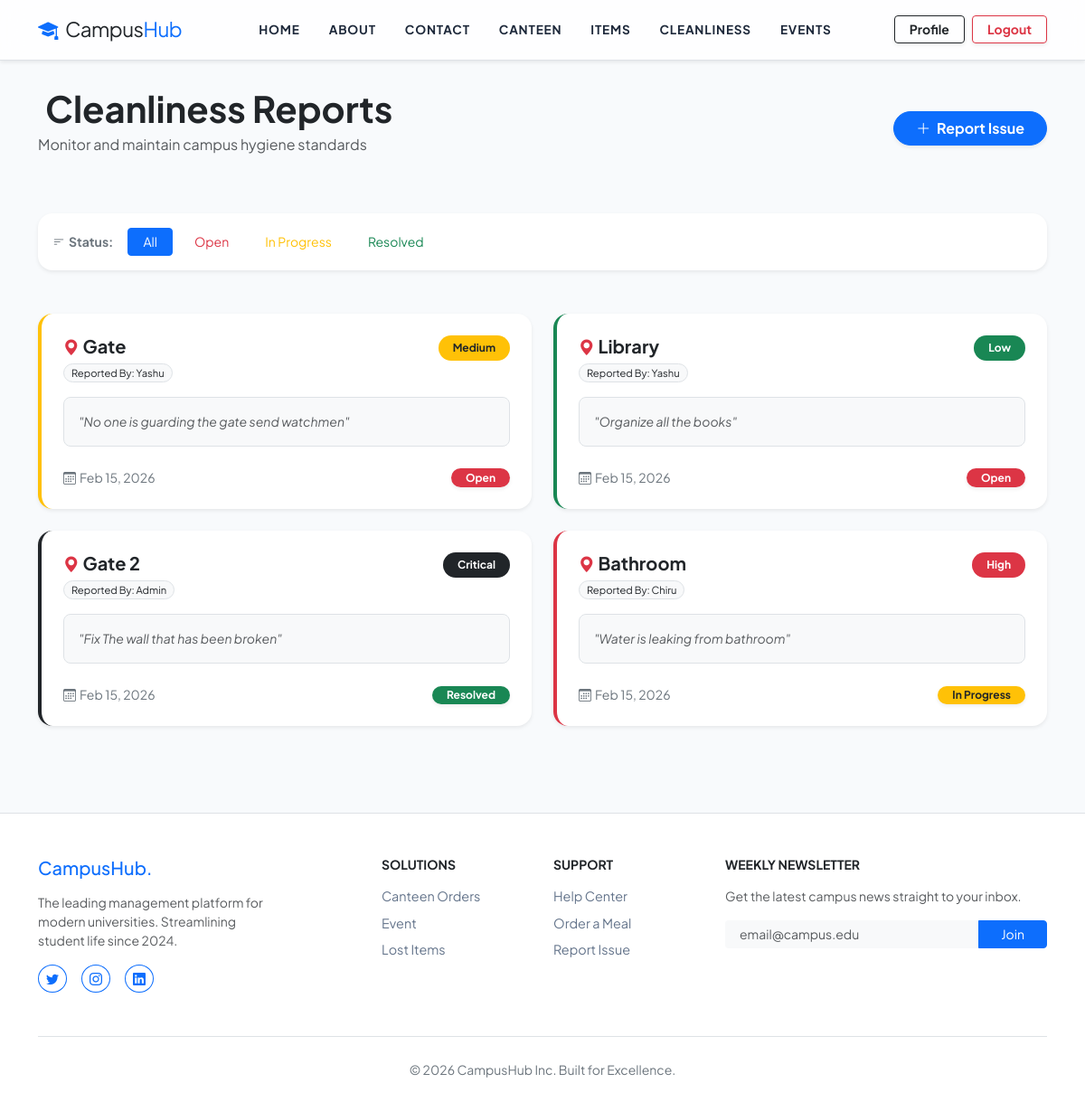
The app's page /cleanliness/ (signed in) with its own data.
### cleanliness/models.py (models this page shows, shortened)
class CleanlinessReport(models.Model):
    SEVERITY_CHOICES = [
        ('low', 'Low'),
        ('medium', 'Medium'),
        ('high', 'High'),
        ('critical', 'Critical'),
    ]
    STATUS_CHOICES = [
        ('open', 'Open'),
        ('in_progress', 'In Progress'),
        ('resolved', 'Resolved'),
    ]
    reported_by = models.ForeignKey(User, on_delete=models.CASCADE)
    location = models.CharField(max_length=200)
    issue_description = models.TextField()
    severity = models.CharField(max_length=20, choices=SEVERITY_CHOICES)
    status = models.CharField(max_length=20, choices=STATUS_CHOICES, default='open')
    image = models.ImageField(upload_to='cleanliness_reports/', null=True, blank=True)
    report_date = models.DateTimeField(auto_now_add=True)
    resolved_date = models.DateTimeField(null=True, blank=True)
    assigned_to = models.ForeignKey(User, on_delete=models.SET_NULL, null=True, blank=True, related_name='assigned_reports')
    feedback = models.TextField(blank=True)
    class Meta:
        app_label = 'cleanliness'
        ordering = ['-report_date']
        verbose_name = 'Cleanliness Report'
        verbose_name_plural = 'Cleanliness Reports'

### cleanliness/views.py (the view)
# urls.py: path('', views.list_reports, name='list'),
@login_required
def list_reports(request):
    status = request.GET.get('status')
    severity = request.GET.get('severity')
    reports = CleanlinessReport.objects.all()
    if status:
        reports = reports.filter(status=status)
    if severity:
        reports = reports.filter(severity=severity)
    context = {
        'reports': reports,
        'selected_status': status,
        'selected_severity': severity,
    }
    return render(request, 'cleanliness/list.html', context)

### templates/cleanliness/list.html (shortened to what this page needs)
{% extends 'core/base.html' %}
{% load static %}
{% block content %}
<div class="container py-5">
    <div class="row mb-5 align-items-center g-3">
        <div class="col-md-8 text-center text-md-start">
            <h1 class="fw-bolder mb-1">
                Cleanliness Reports
            </h1>
            <p class="text-muted">Monitor and maintain campus hygiene standards</p>
        </div>
        <div class="col-md-4 text-center text-md-end">
            <a href="{% url 'cleanliness:submit' %}" class="btn btn-primary rounded-pill px-4 fw-bold shadow-sm">
                <i class="bi bi-plus-lg me-1"></i> Report Issue
            </a>
        </div>
    </div>
    <div class="card border-0 shadow-sm rounded-4 mb-5">
        <div class="card-body p-3">
            <div class="d-flex align-items-center flex-wrap gap-2">
                <span class="small fw-bold text-secondary me-2"><i class="bi bi-filter-left me-1"></i>Status:</span>
                <a href="{% url 'cleanliness:list' %}"
                    class="btn btn-sm px-3 {% if not selected_status %}btn-primary{% else %}btn-light border{% endif %}">
                    All
                </a>
                <a href="?status=open"
                    class="btn btn-sm px-3 {% if selected_status == 'open' %}btn-danger{% else %}btn-outline-danger border-0{% endif %}">
                    Open
                </a>
                <a href="?status=in_progress"
                    class="btn btn-sm px-3 {% if selected_status == 'in_progress' %}btn-warning{% else %}btn-outline-warning border-0{% endif %}">
                    In Progress
                </a>
                <a href="?status=resolved"
                    class="btn btn-sm px-3 {% if selected_status == 'resolved' %}btn-success{% else %}btn-outline-success border-0{% endif %}">
                    Resolved
                </a>
            </div>
        </div>
    </div>
    <div class="row g-4">
        {% if reports %}
        {% for report in reports %}
        <div class="col-lg-6">
            <div
                class="card h-100 border-0 shadow-sm rounded-4 overflow-hidden border-start border-4
                        {% if report.severity == 'low' %}border-success{% elif report.severity == 'medium' %}border-warning{% elif report.severity == 'high' %}border-danger{% else %}border-dark{% endif %}">
                <div class="card-body p-4">
                    <div class="d-flex justify-content-between align-items-start mb-3">
                        <div>
                            <h5 class="fw-bold mb-1">
                                <i class="bi bi-geo-alt-fill text-danger me-1 small"></i>{{ report.location }}
                            </h5>
                            <span class="badge bg-light text-dark border rounded-pill fw-normal px-2"
                                style="font-size: 0.7rem;">
                                Reported By: {{ report.reported_by }}
                            </span>
                        </div>
                        <span
                            class="badge rounded-pill px-3 py-2 fw-bold
                                    {% if report.severity == 'low' %}bg-success text-white{% elif report.severity == 'medium' %}bg-warning text-dark{% elif report.severity == 'high' %}bg-danger text-white{% else %}bg-dark text-white{% endif %}">
                            {{ report.get_severity_display }}
                        </span>
                    </div>
                    <div class="p-3 bg-light rounded-3 border mb-4">
                        <p class="text-muted small mb-0 fst-italic">
                            "{{ report.issue_description|truncatewords:25 }}"
                        </p>
                    </div>
                    <div class="d-flex justify-content-between align-items-center">
                        <div class="small text-secondary">
                            <i class="bi bi-calendar3 me-1"></i>{{ report.report_date|date:"M d, Y" }}
                        </div>
                        <div class="d-flex align-items-center">
                            <span
                                class="badge {% if report.status == 'open' %}bg-danger{% elif report.status == 'in_progress' %}bg-warning text-dark{% else %}bg-success{% endif %} rounded-pill px-3 shadow-sm">
                                {{ report.get_status_display }}
                            </span>
                        </div>
                    </div>
                </div>
            </div>
        </div>
        {% endfor %}
        {% endif %}
    </div>
</div>
{% endblock %}

### static/css/base.css (style rules this page uses)
body { font-family: 'Plus Jakarta Sans', sans-serif; background-color: #f8fafc; overflow-x: hidden; }
.card { transition: all 0.3s cubic-bezier(0.165, 0.84, 0.44, 1); border: none; }

### records on screen
CleanlinessReport: location "Gate", reported_by "Yashu", severity "Medium", issue_description "No one is guarding the gate send watchmen", report_date "Feb 15, 2026", status "Open"
CleanlinessReport: location "Library", reported_by "Yashu", severity "Low", issue_description "Organize all the books", report_date "Feb 15, 2026", status "Open"
CleanlinessReport: location "Gate 2", reported_by "Admin", severity "Critical", issue_description "Fix The wall that has been broken", report_date "Feb 15, 2026", status "Resolved"
CleanlinessReport: location "Bathroom", reported_by "Chiru", severity "High", issue_description "Water is leaking from bathroom", report_date "Feb 15, 2026", status "In Progress"
